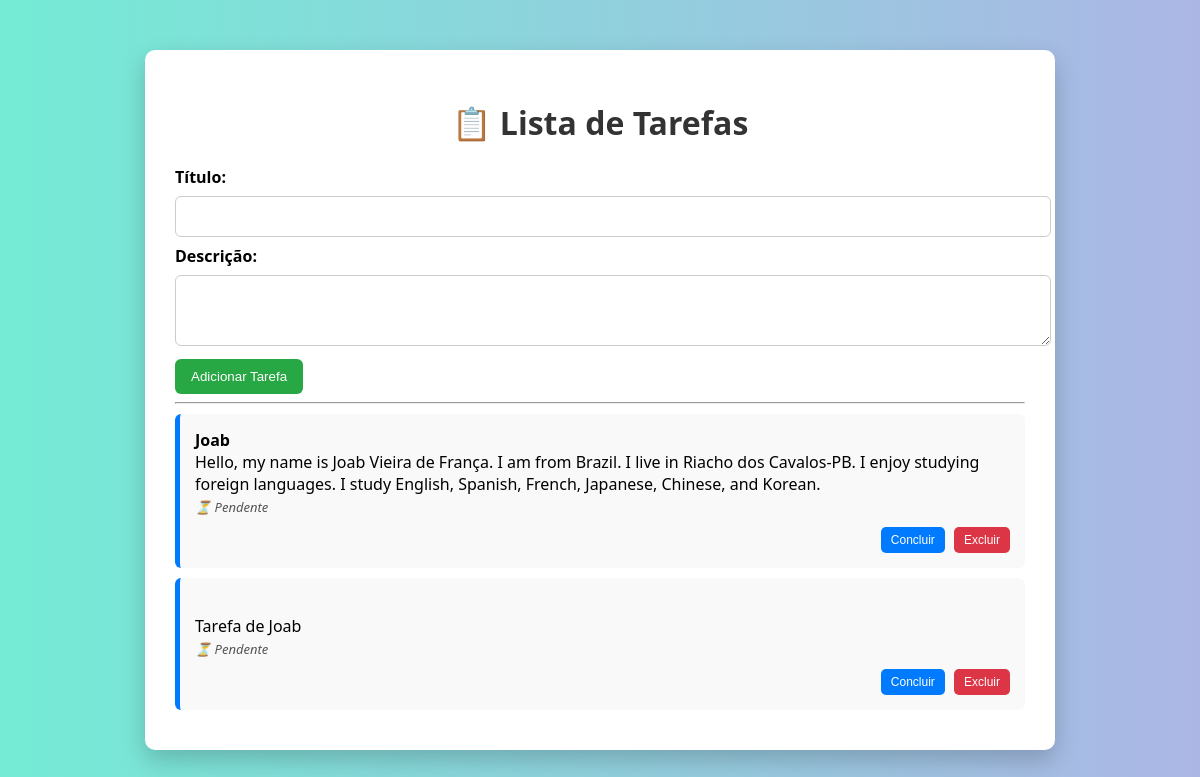
Before: / with the older database file.
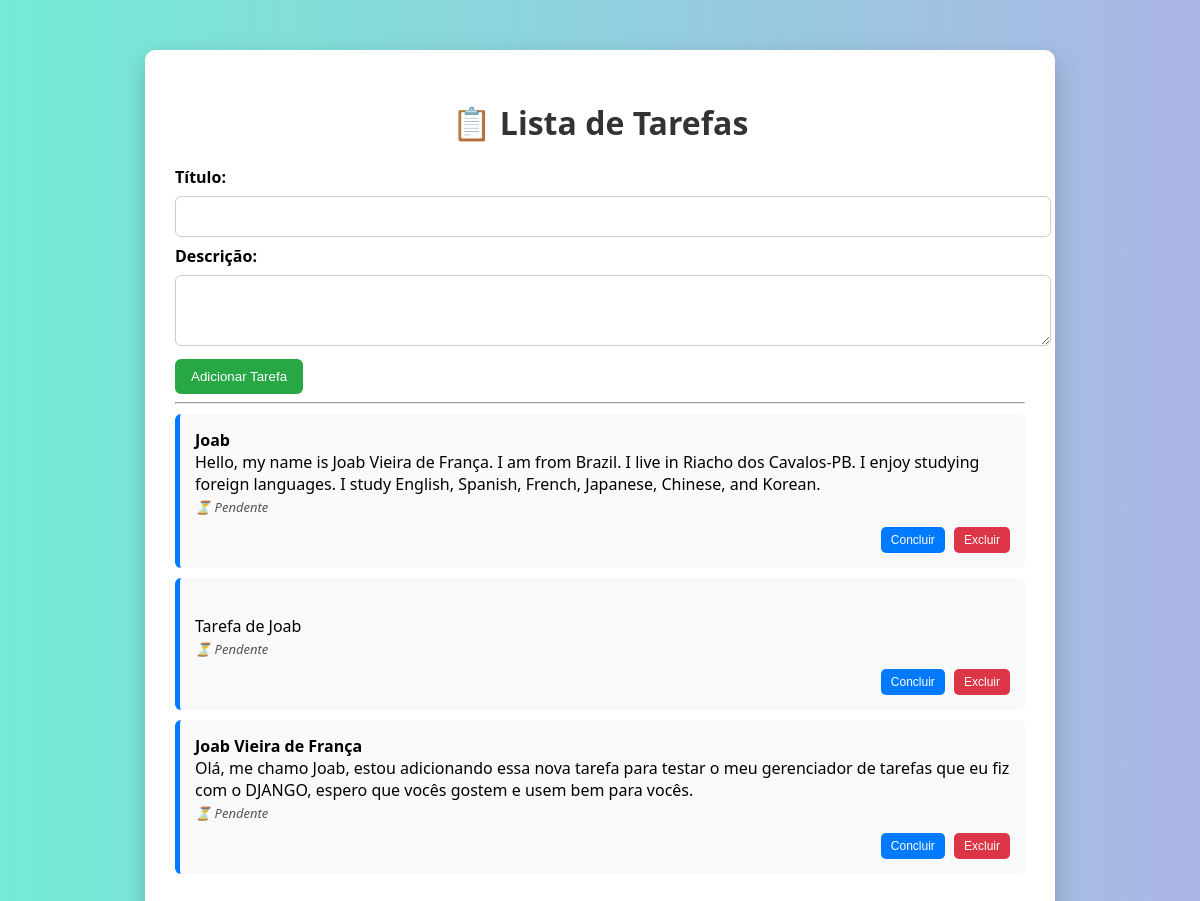
After: the same page with the newer database file.
### todo/models.py (models this page shows, shortened)
class Tarefa(models.Model):
    titulo = models.CharField(max_length=200)
    descricao = models.TextField(blank=True)
    concluida = models.BooleanField(default=False)
    data_criacao = models.DateTimeField(auto_now_add=True)

### todo/views.py (the view)
# urls.py: path('', views.lista_tarefas, name='lista_tarefas'),
def lista_tarefas(request):
    if request.method == 'POST':
        titulo = request.POST.get('titulo')
        descricao = request.POST.get('descricao')
        if titulo:
            Tarefa.objects.create(titulo=titulo, descricao=descricao)
        return redirect('lista_tarefas')  # Redireciona após o envio
    tarefas = Tarefa.objects.all()
    return render(request, 'todo/lista_tarefas.html', {'tarefas': tarefas})

### todo/templates/todo/lista_tarefas.html (shortened to what this page needs)
<!DOCTYPE html>
<html lang="pt-br">
<head>
    {% load static %}
    <link rel="stylesheet" href="{% static 'todo/style.css' %}">
</head>
<body>
    <div class="container">
        <h1>📋 Lista de Tarefas</h1>
        <form method="post">
            <label for="titulo">Título:</label>
            <input type="text" name="titulo" id="titulo" required>
            <label for="descricao">Descrição:</label>
            <textarea name="descricao" id="descricao" rows="3"></textarea>
            <input type="submit" value="Adicionar Tarefa">
        </form>
        <hr>
        {% for tarefa in tarefas %}
            <div class="tarefa">
                <strong>{{ tarefa.titulo }}</strong><br>
                {{ tarefa.descricao }}<br>
                <em>{% if tarefa.concluida %}✅ Concluída{% else %}⏳ Pendente{% endif %}</em>
                <div class="botoes">
                    <form method="post" action="{% url 'concluir_tarefa' tarefa.id %}">
                        <button type="submit">Concluir</button>
                    </form>
                    <form method="post" action="{% url 'excluir_tarefa' tarefa.id %}">
                        <button type="submit" class="excluir">Excluir</button>
                    </form>
                </div>
            </div>
        {% empty %}
            <p>Nenhuma tarefa adicionada.</p>
        {% endfor %}
    </div>
</body>
</html>

### todo/static/todo/style.css (style rules this page uses)
body { background: linear-gradient(to right, #74ebd5, #acb6e5); font-family: 'Segoe UI', Tahoma, Geneva, Verdana, sans-serif; margin: 0; padding: 0; display: flex; justify-content: center; align-items: flex-start; min-height: 100vh; }
.container { background-color: #fff; margin-top: 50px; padding: 30px; border-radius: 10px; width: 100%; max-width: 850px; box-shadow: 0 10px 25px rgba(0, 0, 0, 0.2); }
h1 { text-align: center; color: #333; }
form { margin-top: 20px; }
label { font-weight: bold; }
input[type="text"], textarea { width: 100%; padding: 12px; margin: 8px 0; border: 1px solid #ccc; border-radius: 6px; }
input[type="submit"] { background-color: #28a745; color: white; padding: 10px 16px; border: none; border-radius: 6px; cursor: pointer; transition: background-color 0.3s ease; }
.tarefa { background-color: #f9f9f9; padding: 15px; margin: 10px 0; border-radius: 6px; border-left: 5px solid #007bff; }
.tarefa strong { font-size: 16px; }
.tarefa em { font-size: 13px; color: #555; }
.botoes { margin-top: 10px; text-align: right; }
.botoes form { display: inline; }
.botoes button { background-color: #007bff; color: white; border: none; padding: 6px 10px; border-radius: 5px; margin-left: 5px; cursor: pointer; font-size: 12px; }
.botoes button.excluir { background-color: #dc3545; }

Changed rows visible on the page:
added Tarefa: titulo "Joab Vieira de França", descricao "Olá, me chamo Joab, estou adicionando essa nova tarefa para testar o meu gerenciador de tarefas que eu fiz com o DJANGO, espero que vocês gostem e usem bem para vocês.", concluida "⏳ Pendente"
